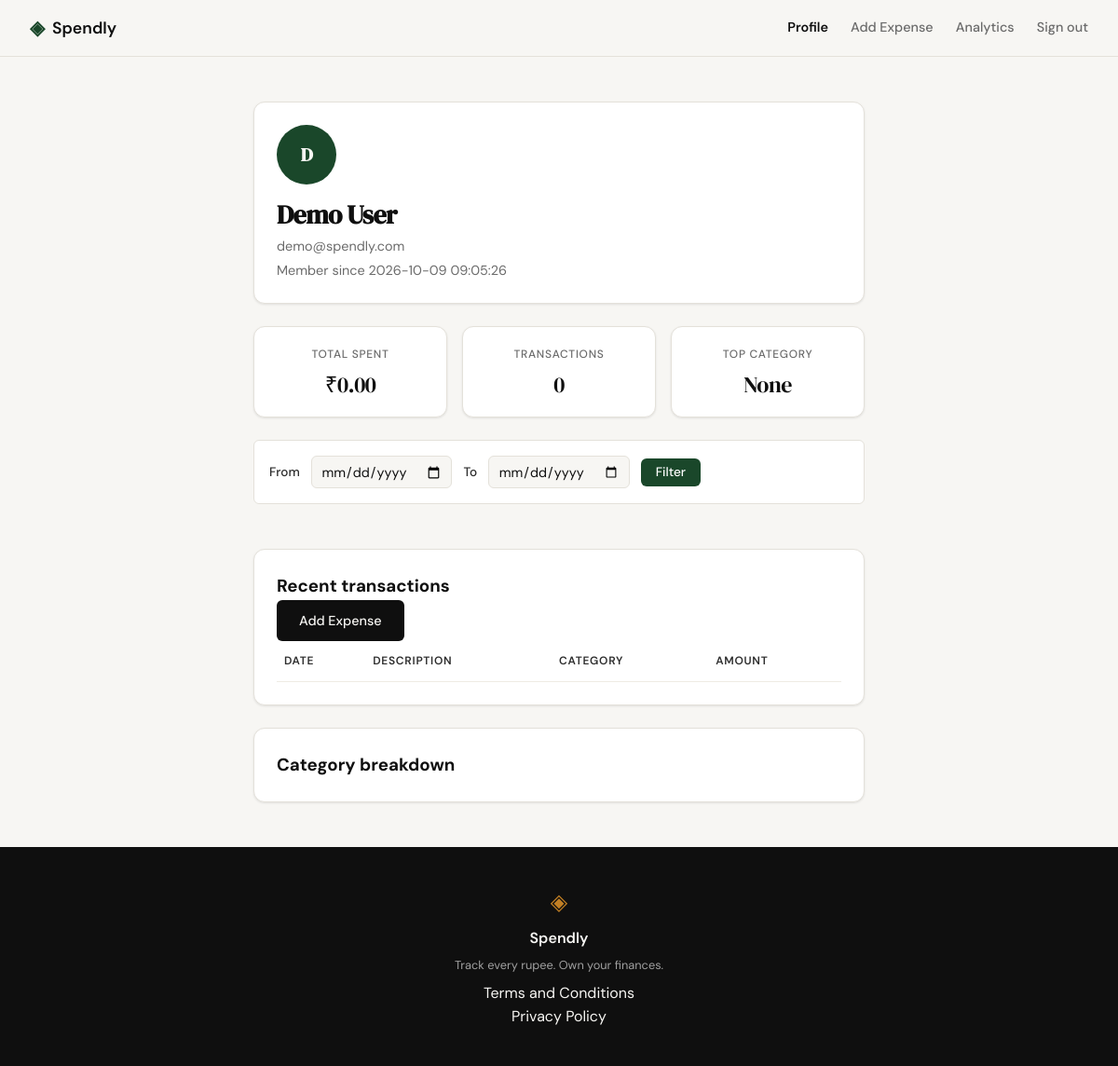
Screenshot of /profile (signed in) with the database file from the repository.
### tables this page shows
CREATE TABLE users (id INTEGER PRIMARY KEY AUTOINCREMENT,name TEXT NOT NULL,email TEXT UNIQUE NOT NULL,password_hash TEXT NOT NULL,created_at TEXT DEFAULT (datetime('now')));

### app.py (the view, shortened to what this page needs)
@app.route("/profile")
def profile():
    if not session.get("user_id"):
        return redirect(url_for("login"))
    user_id = session.get("user_id")
    start_date = request.args.get("start_date", "").strip() or None
    end_date = request.args.get("end_date", "").strip() or None
    where_clause, params = build_expense_conditions(user_id, start_date, end_date)
    conn = get_db()
    try:
        user_row = conn.execute("SELECT name, email, created_at FROM users WHERE id = ?", (user_id,)).fetchone()
    finally:
        conn.close()
    user = {
        "name": user_row["name"] if user_row else "Unknown",
        "email": user_row["email"] if user_row else "",
        "initials": (user_row["name"][0] if user_row and user_row["name"] else "U").upper(),
        "member_since": user_row["created_at"] if user_row else "",
    }
    conn = get_db()
    try:
        base_stats = "SELECT SUM(amount) FROM expenses WHERE " + where_clause
        total_row = conn.execute(base_stats, params).fetchone()
        total_spent = total_row[0] if total_row[0] is not None else 0.0
        base_count = "SELECT COUNT(*) FROM expenses WHERE " + where_clause
        count_row = conn.execute(base_count, params).fetchone()
        transaction_count = count_row[0] if count_row[0] is not None else 0
        base_top = "SELECT category FROM expenses WHERE " + where_clause + " GROUP BY category ORDER BY SUM(amount) DESC LIMIT 1"
        top_row = conn.execute(base_top, params).fetchone()
        top_category = top_row["category"] if top_row else None
        base_transactions = "SELECT date, description, category, amount FROM expenses WHERE " + where_clause + " ORDER BY date DESC LIMIT 10"
        rows = conn.execute(base_transactions, params).fetchall()
        transactions = []
        base_categories = "SELECT category, SUM(amount) AS total FROM expenses WHERE " + where_clause + " GROUP BY category"
        cat_rows = conn.execute(base_categories, params).fetchall()
        categories = []
        for row in cat_rows:
            categories.append({
                "name": row["category"],
                "total": float(row["total"]) if row["total"] is not None else 0.0,
            })
    finally:
        conn.close()
    stats = {
        "total_spent": total_spent,
        "transaction_count": transaction_count,
        "top_category": top_category,
    }
    return render_template(
        "profile.html",
        user=user,
        stats=stats,
        transactions=transactions,
        categories=categories,
        start_date=start_date or "",
        end_date=end_date or "",
    )

### database/db.py (called while the page is built)
def get_db():
    conn = sqlite3.connect(DB_FILE)
    conn.row_factory = sqlite3.Row
    conn.execute("PRAGMA foreign_keys = ON")
    return conn

def build_expense_conditions(user_id, start_date=None, end_date=None):
    conditions = ["user_id = ?"]
    params = [user_id]
    if start_date:
        conditions.append("date >= ?")
        params.append(start_date)
    if end_date:
        conditions.append("date <= ?")
        params.append(end_date)
    return " AND ".join(conditions), tuple(params)

### templates/profile.html (shortened to what this page needs)
{% extends "base.html" %}
{% block head %}
<link rel="stylesheet" href="{{ url_for('static', filename='css/profile.css') }}">
{% endblock %}
{% block content %}
<section class="profile-section">
  <div class="profile-inner">
    <article class="profile-card user-card" aria-label="Your profile">
      <div class="avatar-circle" aria-label="Avatar initials">{{ user.initials }}</div>
      <h2 class="profile-name">{{ user.name }}</h2>
      <p class="profile-email">{{ user.email }}</p>
      <p class="profile-meta">Member since {{ user.member_since }}</p>
    </article>
    <section class="stats-grid" aria-label="Summary statistics">
      <article class="stat-card">
        <span class="stat-label">Total spent</span>
        <span class="stat-value">₹{{ "%.2f" | format(stats.total_spent) }}</span>
      </article>
      <article class="stat-card">
        <span class="stat-label">Transactions</span>
        <span class="stat-value">{{ stats.transaction_count }}</span>
      </article>
      <article class="stat-card">
        <span class="stat-label">Top category</span>
        <span class="stat-value">{{ stats.top_category }}</span>
      </article>
    </section>
    <form method="get" action="{{ url_for('profile') }}" class="date-filter-form">
      <label for="start_date">From</label>
      <input type="date" id="start_date" name="start_date" value="{{ start_date }}">
      <label for="end_date">To</label>
      <input type="date" id="end_date" name="end_date" value="{{ end_date }}">
      <button type="submit" class="btn-primary">Filter</button>
    </form>
    <section class="profile-card transactions-card" aria-label="Transaction history">
      <h3>Recent transactions</h3>
      <a href="{{ url_for('add_expense') }}" class="btn-primary add-expense-btn">Add Expense</a>
      <table class="tx-table">
        <thead>
          <tr>
            <th>Date</th>
            <th>Description</th>
            <th>Category</th>
            <th class="tx-amount">Amount</th>
          </tr>
        </thead>
      </table>
    </section>
    <section class="profile-card categories-card" aria-label="Category breakdown">
      <h3>Category breakdown</h3>
    </section>
  </div>
</section>
{% endblock %}

### static/css/style.css (style rules this page uses)
:root { --ink: #0f0f0f; --ink-soft: #2d2d2d; --ink-muted: #6b6b6b; --ink-faint: #a0a0a0; --paper: #f7f6f3; --paper-warm: #f0ede6; --paper-card: #ffffff; --accent: #1a472a; --accent-light: #e8f0eb; --accent-2: #c17f24; --accent-2-light: #fdf3e3; --danger: #c0392b; --danger-light: #fdecea; --border: #e4e1da; --border-soft: #eeebe4; --font-display: 'DM Serif Display', Georgia, serif; --font-body: 'DM Sans', system-ui, sans-serif; --max-width: 1200px; --auth-width: 440px; --radius-sm: 6px; --radius-md: 12px; --radius-lg: 20px; }
*, *::before, *::after { box-sizing: border-box; margin: 0; padding: 0; }
html { font-size: 16px; scroll-behavior: smooth; }
body { background: var(--paper); color: var(--ink); font-family: var(--font-body); font-size: 1rem; line-height: 1.6; -webkit-font-smoothing: antialiased; }
a { color: inherit; text-decoration: none; }
.btn-primary { display: inline-block; background: var(--ink); color: var(--paper); padding: 0.65rem 1.5rem; border-radius: var(--radius-sm); font-family: var(--font-body); font-size: 0.9rem; font-weight: 500; cursor: pointer; border: none; transition: background 0.2s; text-decoration: none; }

### static/css/profile.css (style rules this page uses)
.profile-section { padding: 3rem 2rem; max-width: 720px; margin: 0 auto; }
.profile-inner { display: flex; flex-direction: column; gap: 1.5rem; }
.profile-card { background: var(--paper-card); border: 1px solid var(--border); border-radius: var(--radius-md); padding: 1.5rem; box-shadow: 0 1px 2px rgba(0,0,0,0.04), 0 1px 3px rgba(0,0,0,0.06); }
.user-card { display: flex; flex-direction: column; align-items: flex-start; gap: 0.25rem; }
.avatar-circle { width: 64px; height: 64px; border-radius: 50%; background: var(--accent); color: var(--paper); display: flex; align-items: center; justify-content: center; font-family: var(--font-display); font-size: 1.25rem; font-weight: 600; letter-spacing: -0.02em; margin-bottom: 0.75rem; flex-shrink: 0; }
.profile-name { font-family: var(--font-display); font-size: 1.75rem; color: var(--ink); line-height: 1.15; letter-spacing: -0.02em; margin-bottom: 0.25rem; }
.profile-email, .profile-meta { font-family: var(--font-body); font-size: 0.9rem; color: var(--ink-muted); line-height: 1.5; margin: 0; }
.stats-grid { display: grid; grid-template-columns: repeat(3, 1fr); gap: 1rem; }
.stat-card { background: var(--paper-card); border: 1px solid var(--border); border-radius: var(--radius-md); padding: 1.25rem 1rem; text-align: center; box-shadow: 0 1px 2px rgba(0,0,0,0.04), 0 1px 3px rgba(0,0,0,0.06); }
.stat-label { display: block; font-family: var(--font-body); font-size: 0.75rem; font-weight: 500; color: var(--ink-muted); text-transform: uppercase; letter-spacing: 0.06em; margin-bottom: 0.5rem; }
.stat-value { display: block; font-family: var(--font-display); font-size: 1.5rem; color: var(--ink); line-height: 1.2; letter-spacing: -0.02em; font-variant-numeric: tabular-nums; }
.tx-table { width: 100%; border-collapse: collapse; font-family: var(--font-body); font-size: 0.9rem; }
.tx-table th, .tx-table td { padding: 0.75rem 0.5rem; text-align: left; border-bottom: 1px solid var(--border-soft); vertical-align: middle; }
.tx-table th { color: var(--ink-soft); font-weight: 600; font-size: 0.75rem; text-transform: uppercase; letter-spacing: 0.06em; }
.tx-amount { text-align: right; font-variant-numeric: tabular-nums; font-weight: 500; color: var(--ink); }
.date-filter-form { display: flex; flex-wrap: wrap; align-items: center; gap: 0.75rem; background: var(--paper-card); border: 1px solid var(--border); border-radius: var(--radius-sm); padding: 1rem; margin-bottom: 1.5rem; }
.date-filter-form label { font-family: var(--font-body); font-size: 0.85rem; font-weight: 500; color: var(--ink-soft); }
.date-filter-form input[type="date"] { padding: 0.4rem 0.6rem; border: 1px solid var(--border); border-radius: var(--radius-sm); font-family: var(--font-body); font-size: 0.9rem; color: var(--ink); background: var(--paper); outline: none; transition: border-color 0.2s; }
.date-filter-form button { padding: 0.4rem 1rem; background: var(--accent); color: var(--paper-card); border: none; border-radius: var(--radius-sm); font-family: var(--font-body); font-size: 0.85rem; font-weight: 500; cursor: pointer; transition: background 0.2s; }

### rows the page displays
users: name "Demo User", email "demo@spendly.com", member_since "2026-10-09 09:05:26"

### other values shown
{{ user.initials }} "D"
{{ "%.2f" | format(stats.total_spent) }} "0.00"
{{ stats.transaction_count }} "0"
{{ stats.top_category }} "None"
